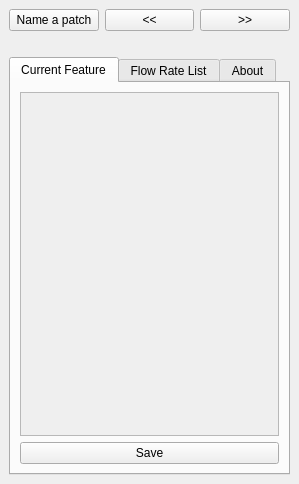
<?xml version="1.0" encoding="UTF-8"?>
<ui version="4.0">
 <class>AutomaticGeometricAttributesDockWidget</class>
 <widget class="QDockWidget" name="AutomaticGeometricAttributesDockWidget">
  <property name="geometry">
   <rect>
    <x>0</x>
    <y>0</y>
    <width>299</width>
    <height>484</height>
   </rect>
  </property>
  <property name="minimumSize">
   <size>
    <width>299</width>
    <height>312</height>
   </size>
  </property>
  <property name="windowTitle">
   <string>saniBID RedBasica</string>
  </property>
  <widget class="QWidget" name="dockWidgetContents">
   <layout class="QVBoxLayout" name="verticalLayout_4">
    <item>
     <layout class="QHBoxLayout" name="horizontalLayout">
      <item>
       <widget class="QPushButton" name="btnNamePatch">
        <property name="text">
         <string>Name a patch</string>
        </property>
       </widget>
      </item>
      <item>
       <widget class="QPushButton" name="btnBefore">
        <property name="text">
         <string>&lt;&lt;</string>
        </property>
       </widget>
      </item>
      <item>
       <widget class="QPushButton" name="btnAfter">
        <property name="text">
         <string>&gt;&gt;</string>
        </property>
       </widget>
      </item>
     </layout>
    </item>
    <item>
     <widget class="QLabel" name="lblMsg">
      <property name="text">
       <string/>
      </property>
     </widget>
    </item>
    <item>
     <widget class="QTabWidget" name="tabWidget">
      <property name="currentIndex">
       <number>0</number>
      </property>
      <widget class="QWidget" name="tab_3">
       <attribute name="title">
        <string>Current Feature</string>
       </attribute>
       <layout class="QVBoxLayout" name="verticalLayout_2">
        <item>
         <widget class="QScrollArea" name="saPropFeatures">
          <property name="widgetResizable">
           <bool>true</bool>
          </property>
          <widget class="QWidget" name="scrollAreaWidgetContents_2">
           <property name="geometry">
            <rect>
             <x>0</x>
             <y>0</y>
             <width>255</width>
             <height>319</height>
            </rect>
           </property>
          </widget>
         </widget>
        </item>
        <item>
         <widget class="QPushButton" name="btnSave">
          <property name="text">
           <string>Save</string>
          </property>
         </widget>
        </item>
       </layout>
      </widget>
      <widget class="QWidget" name="tab_5">
       <attribute name="title">
        <string>Flow Rate List</string>
       </attribute>
       <layout class="QVBoxLayout" name="verticalLayout_6">
        <item>
         <widget class="QScrollArea" name="scrollArea_2">
          <property name="sizePolicy">
           <sizepolicy hsizetype="Expanding" vsizetype="Expanding">
            <horstretch>0</horstretch>
            <verstretch>0</verstretch>
           </sizepolicy>
          </property>
          <property name="maximumSize">
           <size>
            <width>16777215</width>
            <height>8777215</height>
           </size>
          </property>
          <property name="widgetResizable">
           <bool>true</bool>
          </property>
          <widget class="QWidget" name="scrollAreaWidgetContents_3">
           <property name="geometry">
            <rect>
             <x>0</x>
             <y>0</y>
             <width>255</width>
             <height>348</height>
            </rect>
           </property>
           <layout class="QVBoxLayout" name="verticalLayout_5">
            <item>
             <widget class="QPushButton" name="btnUpdateFlowRateList">
              <property name="text">
               <string>Refresh</string>
              </property>
             </widget>
            </item>
            <item>
             <widget class="QLabel" name="label_5">
              <property name="text">
               <string>Flow Rate Concentrated</string>
              </property>
             </widget>
            </item>
            <item>
             <widget class="QTableWidget" name="tblFlowRateConcentrated">
              <property name="sortingEnabled">
               <bool>true</bool>
              </property>
              <column>
               <property name="text">
                <string>QE</string>
               </property>
              </column>
              <column>
               <property name="text">
                <string>Ip</string>
               </property>
              </column>
              <column>
               <property name="text">
                <string>Fp</string>
               </property>
              </column>
              <column>
               <property name="text">
                <string>TRM</string>
               </property>
              </column>
             </widget>
            </item>
           </layout>
          </widget>
         </widget>
        </item>
       </layout>
      </widget>
      <widget class="QWidget" name="tab_2">
       <attribute name="title">
        <string>About</string>
       </attribute>
       <layout class="QVBoxLayout" name="verticalLayout_8">
        <item>
         <widget class="QScrollArea" name="scrollArea_3">
          <property name="widgetResizable">
           <bool>true</bool>
          </property>
          <widget class="QWidget" name="scrollAreaWidgetContents_4">
           <property name="geometry">
            <rect>
             <x>0</x>
             <y>0</y>
             <width>390</width>
             <height>469</height>
            </rect>
           </property>
           <layout class="QVBoxLayout" name="verticalLayout_7">
            <item>
             <widget class="QLabel" name="label_6">
              <property name="text">
               <string>&lt;html&gt;&lt;head/&gt;&lt;body&gt;&lt;p align=&quot;center&quot;&gt;&lt;span style=&quot; font-size:14pt; font-weight:600;&quot;&gt;saniBID RedBasica v. 0.9b&lt;/span&gt;&lt;/p&gt;&lt;p&gt;&lt;br/&gt;&lt;/p&gt;&lt;p align=&quot;justify&quot;&gt;This plugin help to build a sewer web plant.&lt;/p&gt;&lt;p align=&quot;justify&quot;&gt;This plugin is distributed as is, and its totally free.&lt;/p&gt;&lt;p align=&quot;justify&quot;&gt;&lt;br/&gt;For questions, bugs reporting and assorted infos, please feel free to contact:&lt;/p&gt;&lt;p align=&quot;justify&quot;&gt;leonazareth@gmail.com&lt;/p&gt;&lt;p align=&quot;justify&quot;&gt;&lt;br/&gt;&lt;span style=&quot; font-style:italic;&quot;&gt;Concept Analysts:&lt;/span&gt;&lt;/p&gt;&lt;p align=&quot;justify&quot;&gt;&lt;span style=&quot; font-style:italic;&quot;&gt;Leonardo Porto Nazareth&lt;/span&gt;&lt;/p&gt;&lt;p align=&quot;justify&quot;&gt;&lt;br/&gt;&lt;/p&gt;&lt;p align=&quot;justify&quot;&gt;&lt;span style=&quot; font-style:italic;&quot;&gt;Upgraded Development:&lt;/span&gt;&lt;/p&gt;&lt;p align=&quot;justify&quot;&gt;&lt;span style=&quot; font-style:italic;&quot;&gt;TerraSense&lt;/span&gt;&lt;/p&gt;&lt;p align=&quot;justify&quot;&gt;&lt;span style=&quot; font-style:italic;&quot;&gt;www.terrasense.com.br&lt;/span&gt;&lt;/p&gt;&lt;p align=&quot;justify&quot;&gt;&lt;span style=&quot; font-style:italic;&quot;&gt;contato@terrasense.com.br&lt;/span&gt;&lt;/p&gt;&lt;p align=&quot;justify&quot;&gt;&lt;br/&gt;&lt;/p&gt;&lt;p align=&quot;justify&quot;&gt;&lt;br/&gt;&lt;/p&gt;&lt;/body&gt;&lt;/html&gt;</string>
              </property>
             </widget>
            </item>
           </layout>
          </widget>
         </widget>
        </item>
       </layout>
      </widget>
     </widget>
    </item>
   </layout>
  </widget>
 </widget>
 <resources/>
 <connections/>
</ui>
